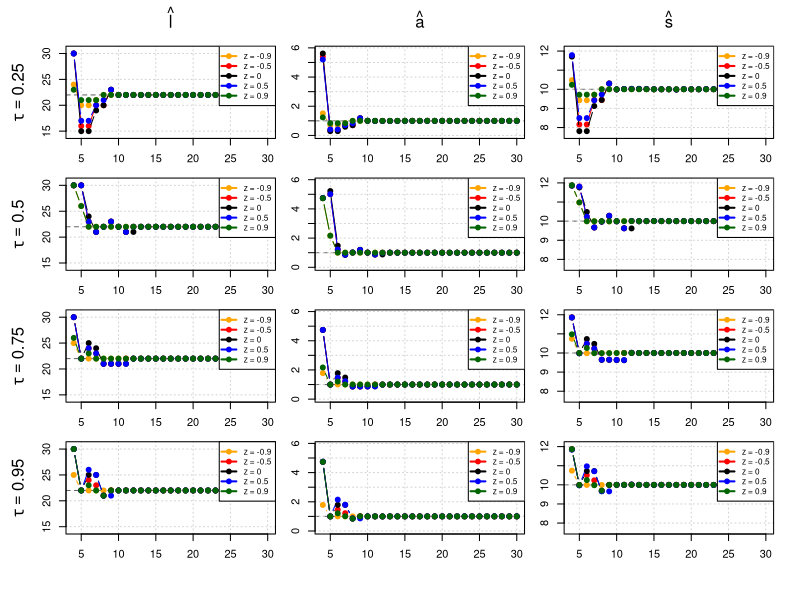

Source code (R):
# ---------------------------------------------------------------------------
# Figures 3 & 4 — Estimation Paths with Asymmetric Laplace Noise (z overlay)
# Author: Said Maanan | Date: 2025-06-12
# ---------------------------------------------------------------------------

# --- Utility Functions ------------------------------------------------------

asy_laplace_variance <- function(tau, z) {
  stopifnot(tau > 0, tau < 1, abs(z) < 1)
  mu <- tau / (1 + z) - (1 - tau) / (1 - z)
  ex2 <- 2 * tau / (1 + z)^2 + 2 * (1 - tau) / (1 - z)^2
  ex2 - mu^2
}

compute_noise_scale <- function(A, snr, tau, z) {
  sqrt((A / snr)^2 / asy_laplace_variance(tau, z))
}

r_asy_laplace <- function(n, tau, scale = 1) {
  u <- runif(n)
  ifelse(u < tau, -rexp(n, rate = 1 / scale), rexp(n, rate = 1 / scale))
}

quantile_loss <- function(u, tau) {
  u * (tau - (u < 0))
}

med_weighted_tau <- function(I, l, s, tau) {
  T <- length(I)
  x <- I * exp(((1:T) - l)^2 / s^2)
  w <- exp(-((1:T) - l)^2 / s^2)
  o <- order(x)
  cum_w <- cumsum(w[o])
  cutoff <- tau * sum(w)
  x[o][min(which(cum_w >= cutoff))]
}

compute_a <- function(I, l, s, tau) {
  med_weighted_tau(I, l, s, tau)
}

objective_function <- function(I, a, l, s, tau) {
  t <- seq_along(I)
  fitted <- a * exp(-((t - l)^2) / s^2)
  mean(quantile_loss(I - fitted, tau))
}

search_best_s <- function(I, l, tau) {
  f <- function(s) objective_function(I, compute_a(I, l, s, tau), l, s, tau)
  optimize(f, c(1, 20), tol = 1e-4)$minimum
}

estimate_params <- function(I, tau, h) {
  losses <- sapply(1:h, function(l) {
    s <- search_best_s(I, l, tau)
    a <- compute_a(I, l, s, tau)
    objective_function(I, a, l, s, tau)
  })
  l_hat <- which.min(losses)
  s_hat <- search_best_s(I, l_hat, tau)
  a_hat <- compute_a(I, l_hat, s_hat, tau)
  list(l_hat = l_hat, s_hat = s_hat, a_hat = a_hat)
}

# --- Simulation Settings ----------------------------------------------------

A_true <- 1
L_true <- 22
S_true <- 10
snr <- 1000
seed <- 280
h <- 30
T_vals <- 4:h
taus <- c(0.25, 0.5, 0.75, 0.95)
z_vals <- c(-0.9, -0.5, 0, 0.5, 0.9)
colors <- c("orange", "red", "black", "blue", "darkgreen")

est_paths <- list()

for (tau in taus) {
  est_paths[[as.character(tau)]] <- list(
    l_hat = list(),
    a_hat = list(),
    s_hat = list()
  )
  
  for (z in z_vals) {
    set.seed(seed)
    signal <- A_true * exp(-((1:h) - L_true)^2 / S_true^2)
    noise <- r_asy_laplace(h, tau, scale = compute_noise_scale(A_true, snr, tau, z))
    I <- signal + noise
    
    path_l <- numeric(length(T_vals))
    path_a <- numeric(length(T_vals))
    path_s <- numeric(length(T_vals))
    
    for (i in seq_along(T_vals)) {
      T <- T_vals[i]
      p <- estimate_params(I[1:T], tau, h)
      path_l[i] <- p$l_hat
      path_a[i] <- p$a_hat
      path_s[i] <- p$s_hat
    }
    
    est_paths[[as.character(tau)]]$l_hat[[as.character(z)]] <- path_l
    est_paths[[as.character(tau)]]$a_hat[[as.character(z)]] <- path_a
    est_paths[[as.character(tau)]]$s_hat[[as.character(z)]] <- path_s
  }
}

get_ylim <- function(est_name) {
  all_vals <- unlist(lapply(taus, function(tau)
    unlist(est_paths[[as.character(tau)]][[est_name]])
  ))
  range(all_vals)
}

expand_range <- function(x, margin = 0.05) {
  r <- range(x)
  delta <- diff(r) * margin
  r + c(-delta, delta)
}

ylim_l <- expand_range(get_ylim("l_hat"))
ylim_a <- expand_range(get_ylim("a_hat"))
ylim_s <- expand_range(get_ylim("s_hat"))


pdf(file = "fig3_4_superposed_3x3.pdf", width = 8, height = 9)
par(mfrow = c(4, 3), mar = c(2, 2, 1, 1), oma = c(3, 3, 2.5, 1), bg = "white")

for (tau in taus) {
  for (j in seq_along(c("l_hat", "a_hat", "s_hat"))) {
    est_name <- c("l_hat", "a_hat", "s_hat")[j]
    
    # Compute the appropriate ylim for this estimator
    ylim <- switch(est_name,
                   l_hat = ylim_l,
                   a_hat = ylim_a,
                   s_hat = ylim_s)
    
    plot(NA, xlim = range(T_vals), ylim = ylim,
         xlab = "", ylab = "", axes = FALSE)
    
    abline(h = switch(est_name, l_hat = L_true, a_hat = A_true, s_hat = S_true),
           col = "gray40", lty = 2)
    grid()
    box()
    axis(1); axis(2)
    
    for (i in seq_along(z_vals)) {
      z <- z_vals[i]
      set.seed(seed)
      signal <- A_true * exp(-((1:h) - L_true)^2 / S_true^2)
      noise <- r_asy_laplace(h, tau, scale = compute_noise_scale(A_true, snr, tau, z))
      I <- signal + noise
      
      est_path <- sapply(T_vals, function(T) {
        p <- estimate_params(I[1:T], tau, h)
        p[[est_name]]
      })
      
      lines(T_vals, est_path, type = "b", col = colors[i], pch = 19)
    }
    
    legend("topright", legend = paste("z =", z_vals),
           col = colors, lwd = 2, pch = 19, cex = 0.75, bty = "o")
    
    if (tau == taus[1]) {
      mtext(switch(est_name,
                   l_hat = expression(hat(l)),
                   a_hat = expression(hat(a)),
                   s_hat = expression(hat(s))),
            side = 3, line = 1.2)
    }
    
    if (j == 1) {
      mtext(bquote(tau == .(tau)), side = 2, line = 3)
    }
  }
}

dev.off()
cat("Cleaned superposed 3x3 plot saved as 'fig3_4_superposed_3x3.pdf'\n")
